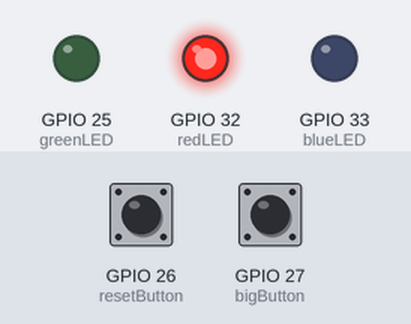
Simulated run of this sketch. Board: ESP32. On the bench: output pins drawn as LEDs (lit = HIGH). The inputs (shaded band) are chosen by the test bench; at power-on: GPIO 27 (bigButton) LOW, GPIO 26 (resetButton) LOW. EEPROM starts erased; nothing arrives over Bluetooth unless stated; a phone connects over Bluetooth LE 3 s after start; what the sketch prints to the serial monitor is not drawn.

Above: at 1.2 s.
1.3 s: GPIO 27 (bigButton) pulled HIGH for 0.15 s
At 1.37 s:
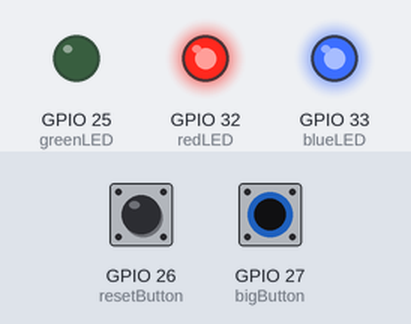
2.9 s: GPIO 27 (bigButton) pulled HIGH for 3.2 s
At 6.5 s:
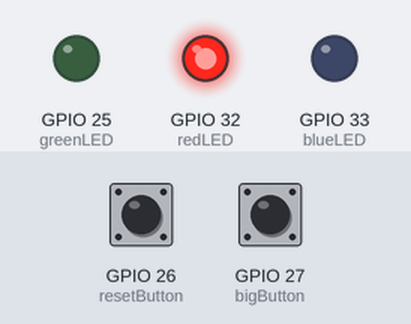
7.6 s: GPIO 27 (bigButton) pulled HIGH for 1 s
At 9.6 s:
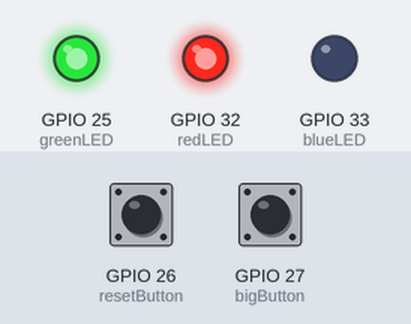
10.1 s: GPIO 26 (resetButton) pulled HIGH for 0.15 s
At 10.8 s:
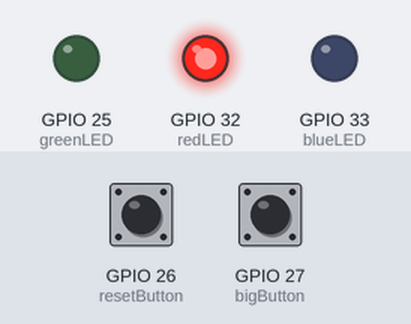
Timing chart, 0 to 12.7 s (numbered marks = the images above; inputs shaded):
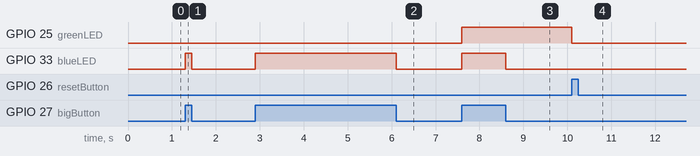

The sketch:

sketch_jun15a.ino
```cpp
#include <EEPROM.h>
#define EEPROM_SIZE 1
#include <BLEDevice.h>
#include <BLEUtils.h>
#include <BLEServer.h>

#define SERVICE_UUID        "4fafc201-1fb5-459e-8fcc-c5c9c331914b"
#define CHARACTERISTIC_UUID "beb5483e-36e1-4688-b7f5-ea07361b26a8"

const int redLED = 32;
const int blueLED = 33;
const int greenLED = 25;
const int resetButton = 26;
const int bigButton = 27;
int lastBigState = 0;
int valAddress = 0; // 8th byte, same in hexa as decimal
int valToWrite = 3;
int counter = 0;
char buf[50];
int maxVal;
  BLEServer *pServer = BLEDevice::createServer();
  BLEService *pService = pServer->createService(SERVICE_UUID);

  BLEAdvertising *pAdvertising = pServer->getAdvertising();
  BLECharacteristic *pCharacteristic = pService->createCharacteristic(
                                         CHARACTERISTIC_UUID,
                                         BLECharacteristic::PROPERTY_READ |
                                         BLECharacteristic::PROPERTY_WRITE
                                       );
void setup() {
  // put your setup code here, to run once:
  //36
  EEPROM.begin(EEPROM_SIZE);
  EEPROM.write(valAddress, valToWrite);
  EEPROM.commit();
  pinMode(redLED, OUTPUT);
  pinMode(blueLED, OUTPUT);
  pinMode(greenLED, OUTPUT);
  pinMode(resetButton, INPUT);
  pinMode(bigButton, INPUT);
  Serial.begin(9600);
  maxVal = EEPROM.read(valAddress);
  // BLE
  BLEDevice::init("MyESP32");
  pCharacteristic->setValue("Hello World says Peter");
  pService->start();
  pAdvertising->start();
pAdvertising->addServiceUUID(SERVICE_UUID);
  pAdvertising->setScanResponse(true);
  pAdvertising->setMinPreferred(0x06);  // functions that help with iPhone connections issue
  pAdvertising->setMinPreferred(0x12);
  BLEDevice::startAdvertising();
Serial.println("Characteristic defined! Now you can read it in your phone!");

}

void loop() {
  // put your main code here, to run repeatedly:
  digitalWrite(redLED, HIGH);
  int bigState = digitalRead(bigButton);
  digitalWrite(blueLED, bigState);

  int resetState = digitalRead(resetButton);
  if (resetState) {
    counter = 0;
    pCharacteristic->setValue("Value is reset to 0");
  }

  if (bigState == HIGH && lastBigState == LOW) {

    counter++;
    pCharacteristic->setValue(counter);
  }
  lastBigState = bigState;
  digitalWrite(greenLED, counter >= maxVal);

  //sprintf(buf, "BIG %d SMALL %d MAX %d AT %d\n",bigState,resetState,maxVal, counter);
  //Serial.print(buf);
}
```

Measured:
- after the input at 1.3 s, GPIO 33 (blueLED): LOW → HIGH at once, → LOW 0.15 s later
- after the input at 2.9 s, GPIO 33 (blueLED): LOW → HIGH at once, → LOW 3.2 s later
- after the input at 7.6 s, GPIO 25 (greenLED): LOW → HIGH at once; GPIO 33 (blueLED): LOW → HIGH at once, → LOW 1.0 s later
- after the input at 10.1 s, GPIO 25 (greenLED): HIGH → LOW at once
